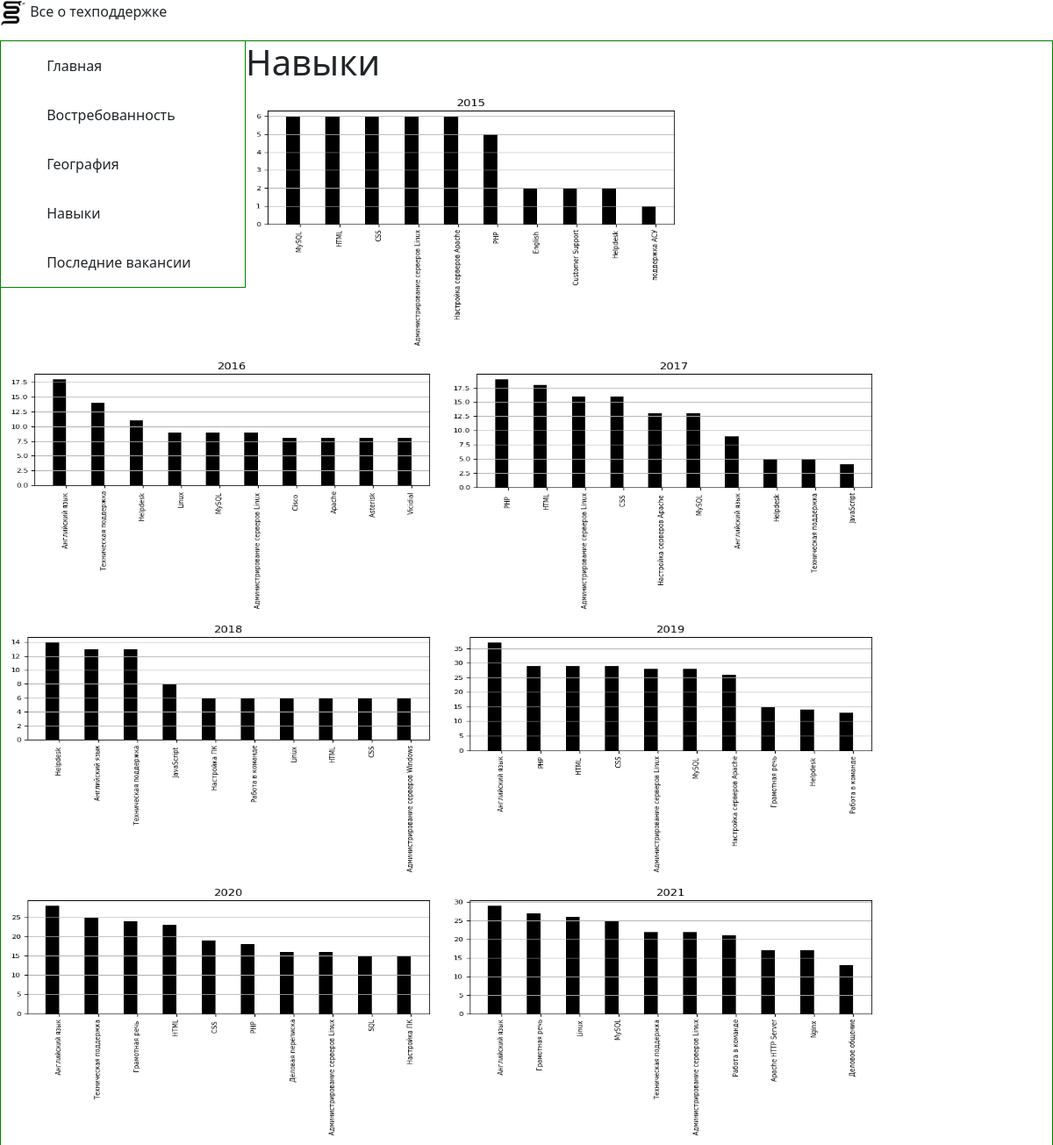
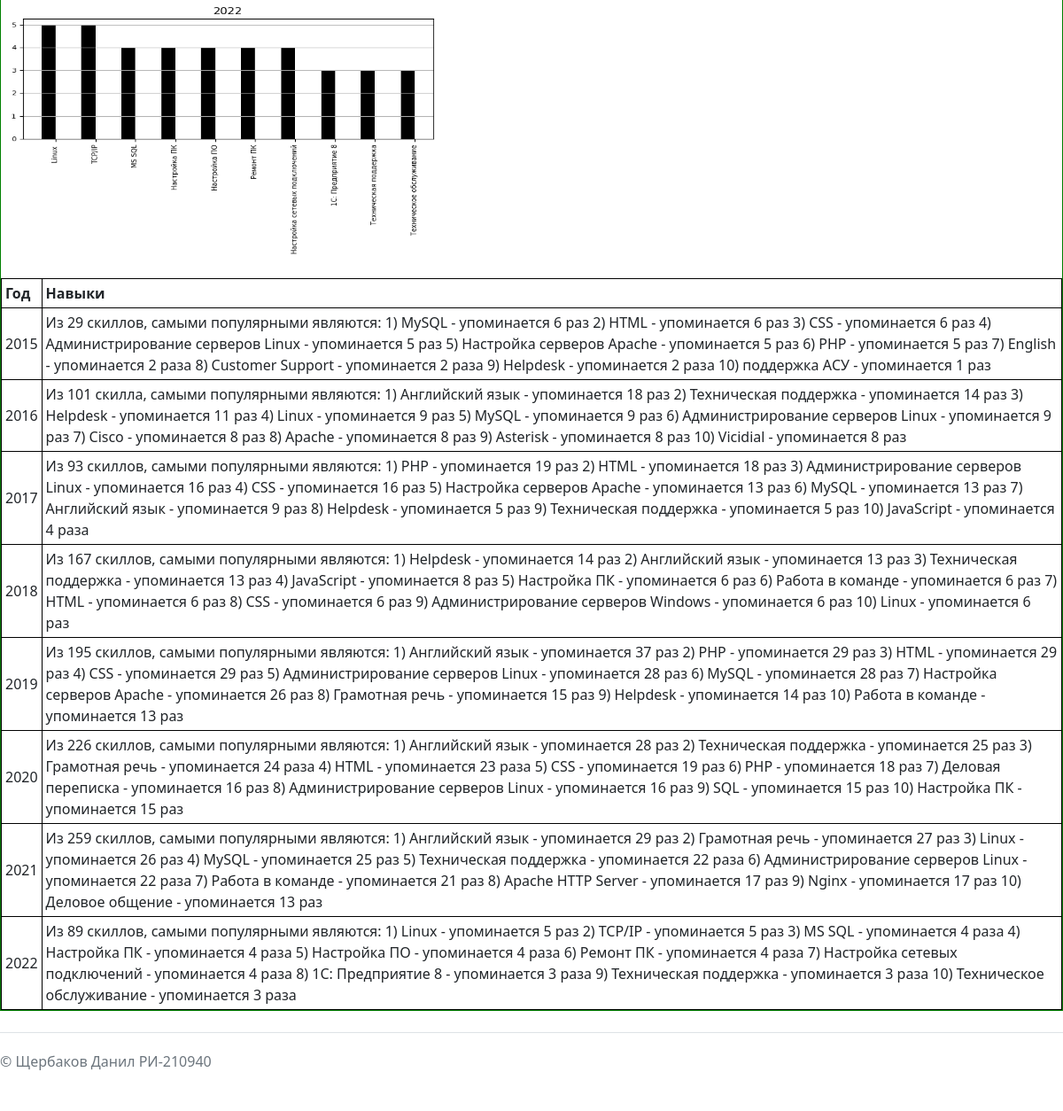
/skills, run on the app's committed database (2 pictures, top to bottom).
### main/models.py (models this page shows, shortened)
class Skills(models.Model):
    title1 = models.CharField('Описание', max_length=1000, default=None)
    graph1 = models.CharField('график1', max_length=1000, default=None)
    graph2 = models.CharField('график2', max_length=1000, default=None)
    graph3 = models.CharField('график3', max_length=1000, default=None)
    graph4 = models.CharField('график4', max_length=1000, default=None)
    graph5 = models.CharField('график5', max_length=1000, default=None)
    graph6 = models.CharField('график6', max_length=1000, default=None)
    graph7 = models.CharField('график7', max_length=1000, default=None)
    graph8 = models.CharField('график8', max_length=1000, default=None)

class TableSkills(models.Model):
    year = models.CharField('Год', max_length=4, default='')
    skills = models.TextField('Топ 10 навыков', default='')

### main/views.py (the view)
# urls.py: path('skills', views.skills)]
def skills(request):
    table_skills = TableSkills.objects.all()
    page = Skills.objects.all()[0]
    return render(request, 'main/skills.html', {'table_skills': table_skills,'page':page})

### main/templates/main/skills.html
{% extends 'main/navigation.html' %}
{% block content %}
<div class="this-page">
<div class="text1">
    <h1>{{ page.title1 }}</h1>
</div>
       <p class="fig" >
       <img src="{{ page.graph1 }}"width="500" height="300" >
    <img src="{{ page.graph2 }}"  width="500" height="300" >
        <img src="{{ page.graph3 }}"  width="500" height="300" >
        <img src="{{ page.graph4 }}"  width="500" height="300" >
        <img src="{{ page.graph5 }}"  width="500" height="300" >
        <img src="{{ page.graph6 }}"  width="500" height="300" >
        <img src="{{ page.graph7 }}"  width="500" height="300" >
        <img src="{{ page.graph8 }}"  width="500" height="300" >
</p>
    <table>
    <tr>
        <th style=" padding: 4px;
    border: 1px solid black;">Год</th>
        <th style=" padding: 4px;
    border: 1px solid black;">Навыки</th>
    </tr>
       {% for elem in table_skills %}
    <tr>
        <td style=" padding: 4px;
    border: 1px solid black;">{{ elem.year }}</td>
        <td style=" padding: 4px;
    border: 1px solid black;">{{ elem.skills }}</td>
    </tr>
       {% endfor %}
</table>
</div>
{% endblock %}

### main/templates/main/navigation.html (shortened to what this page needs)
<!doctype html>
{% load static %}
<html lang="en">
<head>
        <link rel="stylesheet" href="https://cdn.jsdelivr.net/npm/bootstrap@5.2.3/dist/css/bootstrap.min.css">
    <link rel="stylesheet" href="https://use.fontawesome.com/releases/v5.8.2/css/all.css">
    <link rel="stylesheet" href="{% static '/css/navigation.css' %}">
<body>
<header class="head">
    <p><img src="static/img/pngwing.com (1).png" width="30" height="30" align="middle" />
Все о техподдержке</p>
    </header>
<div class="table" style="width: 280px;">
    <aside>
    <ul class="nav nav-pills flex-column mb-auto">
      <li class="nav-item">
        <a href="/" class="nav-link link-dark" aria-current="page">
          <svg class="bi pe-none me-2" width="16" height="16"><use xlink:href="#home"></use></svg>
          Главная
        </a>
      </li>
      <li>
        <a href="demand" class="nav-link link-dark">
          <svg class="bi pe-none me-2" width="16" height="16"><use xlink:href="#speedometer2"></use></svg>
          Востребованность
        </a>
      </li>
      <li>
        <a href="geography" class="nav-link link-dark">
          <svg class="bi pe-none me-2" width="16" height="16"><use xlink:href="#table"></use></svg>
          География
        </a>
      </li>
      <li>
        <a href="skills" class="nav-link link-dark">
          <svg class="bi pe-none me-2" width="16" height="16"><use xlink:href="#grid"></use></svg>
          Навыки
        </a>
      </li>
      <li>
        <a href="last_vacancies" class="nav-link link-dark">
          <svg class="bi pe-none me-2" width="16" height="16"><use xlink:href="#people-circle"></use></svg>
          Последние вакансии
        </a>
      </li>
    </ul>
    </aside>
  </div>
<main>
    {% block content %}
{% endblock %}
</main>
<footer class="d-flex flex-wrap justify-content-between align-items-center py-3 my-4 border-top">
    <p class="col-md-4 mb-0 text-muted">© Щербаков Данил РИ-210940</p>
    <a href="/" class="col-md-4 d-flex align-items-center justify-content-center mb-3 mb-md-0 me-md-auto link-dark text-decoration-none">
      <svg class="bi me-2" width="40" height="32"><use xlink:href="#bootstrap"></use></svg>
    </a>
</body>
</html>

### main/static/css/navigation.css (style rules this page uses)
.table { float: left; border: 1px solid green; }
header { position: abcolute; width:100%; }
body { background: url('https://www.pixel-creation.com/wp-content/uploads/white-gradient-background-c2b7e291a0-download-free-beautiful-wallpapers-for.jpg') }
main { border: 1px solid green; }

### data on the page
Skills: title1 "Навыки", graph1 (picture), graph2 (picture), graph3 (picture), graph4 (picture), graph5 (picture), graph6 (picture), graph7 (picture), graph8 (picture)
TableSkills: year "2015", skills "Из 29 скиллов, самыми популярными являются: 1) MySQL - упоминается 6 раз 2) HTML - упоминается 6 раз 3) CSS - упоминается 6 раз 4) Администрирование серверов Linux - упоминается 5 раз 5) Настройка серверов Apache - упоминается 5 раз 6) PHP - упоминается 5 раз 7) English - упоминается 2 раза 8) Customer Support - упоминается 2 раза 9) Helpdesk - упоминается 2 раза 10) поддержка АСУ - упоминается 1 раз"
TableSkills: year "2016", skills "Из 101 скилла, самыми популярными являются: 1) Английский язык - упоминается 18 раз 2) Техническая поддержка - упоминается 14 раз 3) Helpdesk - упоминается 11 раз 4) Linux - упоминается 9 раз 5) MySQL - упоминается 9 раз 6) Администрирование серверов Linux - упоминается 9 раз 7) Cisco - упоминается 8 раз 8) Apache - упоминается 8 раз 9) Asterisk - упоминается 8 раз 10) Vicidial - упоминается 8 раз"
TableSkills: year "2017", skills "Из 93 скиллов, самыми популярными являются: 1) PHP - упоминается 19 раз 2) HTML - упоминается 18 раз 3) Администрирование серверов Linux - упоминается 16 раз 4) CSS - упоминается 16 раз 5) Настройка серверов Apache - упоминается 13 раз 6) MySQL - упоминается 13 раз 7) Английский язык - упоминается 9 раз 8) Helpdesk - упоминается 5 раз 9) Техническая поддержка - упоминается 5 раз 10) JavaScript - упоминается 4 раза"
TableSkills: year "2018", skills "Из 167 скиллов, самыми популярными являются: 1) Helpdesk - упоминается 14 раз 2) Английский язык - упоминается 13 раз 3) Техническая поддержка - упоминается 13 раз 4) JavaScript - упоминается 8 раз 5) Настройка ПК - упоминается 6 раз 6) Работа в команде - упоминается 6 раз 7) HTML - упоминается 6 раз 8) CSS - упоминается 6 раз 9) Администрирование серверов Windows - упоминается 6 раз 10) Linux - упоминается 6 раз"
TableSkills: year "2019", skills "Из 195 скиллов, самыми популярными являются: 1) Английский язык - упоминается 37 раз 2) PHP - упоминается 29 раз 3) HTML - упоминается 29 раз 4) CSS - упоминается 29 раз 5) Администрирование серверов Linux - упоминается 28 раз 6) MySQL - упоминается 28 раз 7) Настройка серверов Apache - упоминается 26 раз 8) Грамотная речь - упоминается 15 раз 9) Helpdesk - упоминается 14 раз 10) Работа в команде - упоминается 13 раз"
TableSkills: year "2020", skills "Из 226 скиллов, самыми популярными являются: 1) Английский язык - упоминается 28 раз 2) Техническая поддержка - упоминается 25 раз 3) Грамотная речь - упоминается 24 раза 4) HTML - упоминается 23 раза 5) CSS - упоминается 19 раз 6) PHP - упоминается 18 раз 7) Деловая переписка - упоминается 16 раз 8) Администрирование серверов Linux - упоминается 16 раз 9) SQL - упоминается 15 раз 10) Настройка ПК - упоминается 15 раз"
TableSkills: year "2021", skills "Из 259 скиллов, самыми популярными являются: 1) Английский язык - упоминается 29 раз 2) Грамотная речь - упоминается 27 раз 3) Linux - упоминается 26 раз 4) MySQL - упоминается 25 раз 5) Техническая поддержка - упоминается 22 раза 6) Администрирование серверов Linux - упоминается 22 раза 7) Работа в команде - упоминается 21 раз 8) Apache HTTP Server - упоминается 17 раз 9) Nginx - упоминается 17 раз 10) Деловое общение - упоминается 13 раз"
TableSkills: year "2022", skills "Из 89 скиллов, самыми популярными являются: 1) Linux - упоминается 5 раз 2) TCP/IP - упоминается 5 раз 3) MS SQL - упоминается 4 раза 4) Настройка ПК - упоминается 4 раза 5) Настройка ПО - упоминается 4 раза 6) Ремонт ПК - упоминается 4 раза 7) Настройка сетевых подключений - упоминается 4 раза 8) 1С: Предприятие 8 - упоминается 3 раза 9) Техническая поддержка - упоминается 3 раза 10) Техническое обслуживание - упоминается 3 раза"
